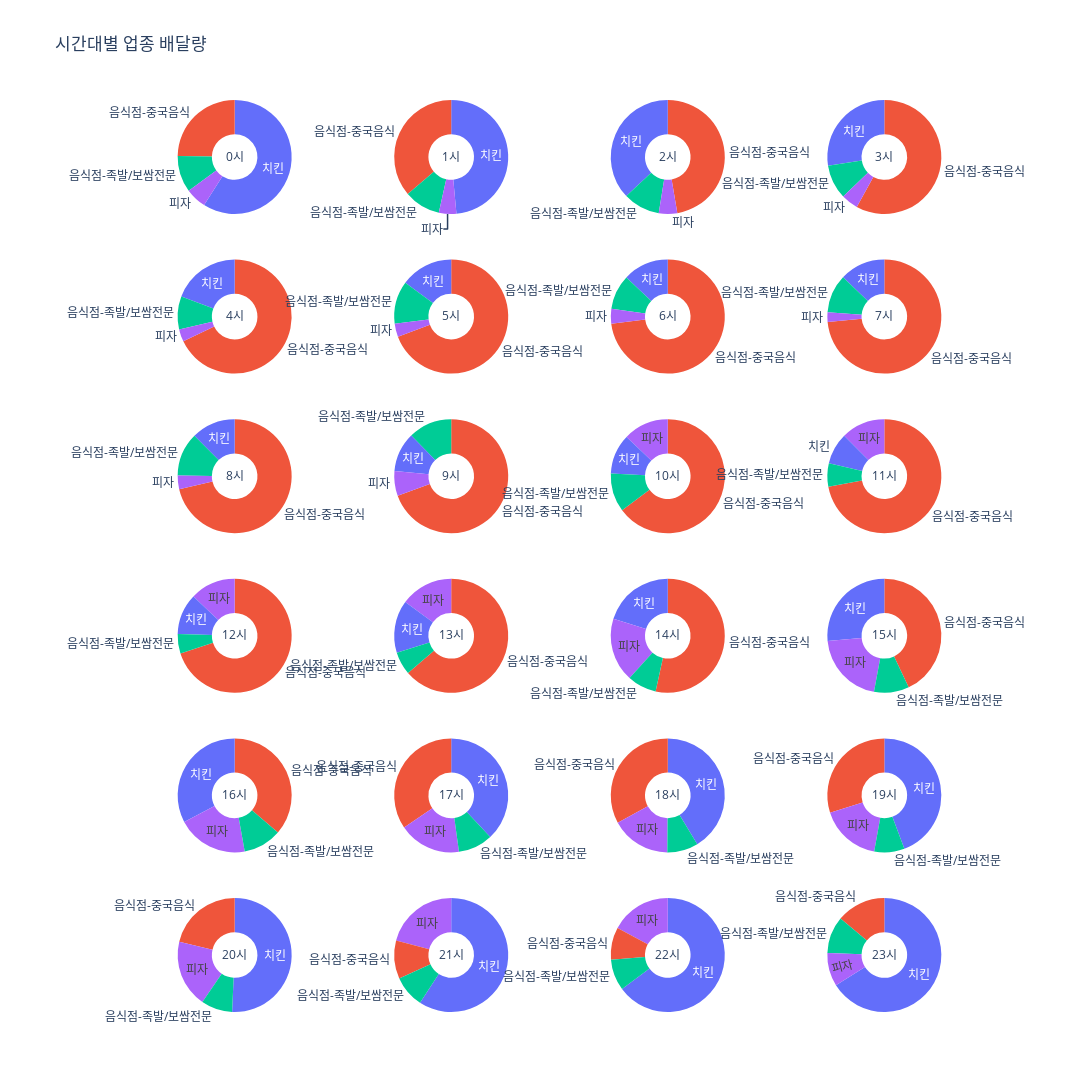

The code cell stored with this chart in its notebook:
### Code cell
fig = tls.make_subplots(
    rows=6, cols=4,
    specs=[[{"type": "pie"},{"type": "pie"},{"type": "pie"},{"type": "pie"}],
           [{"type": "pie"},{"type": "pie"},{"type": "pie"},{"type": "pie"}],
           [{"type": "pie"},{"type": "pie"},{"type": "pie"},{"type": "pie"}],
           [{"type": "pie"},{"type": "pie"},{"type": "pie"},{"type": "pie"}],
           [{"type": "pie"},{"type": "pie"},{"type": "pie"},{"type": "pie"}],
           [{"type": "pie"},{"type": "pie"},{"type": "pie"},{"type": "pie"}]]
)

v= d.groupby('시간대').size().reset_index(name="통화건수")
time = list(v['시간대'])


row = 1
col = 1
for i in time:
    pie_data = d[d['시간대'] == i]

    fig.append_trace(go.Pie(name=i, title=str(i)+"시", textinfo="label", labels=pie_data['업종'], values=pie_data['통화건수']), row=row, col=col)

    col += 1

    if( col % 5 == 0):
        col = 1
        row += 1
        
fig.update_traces(hole=.4, hoverinfo="percent")
fig.update_layout(
    title="시간대별 업종 배달량",
    autosize=False, 
    showlegend=False,
    width=1200,
    height=2000
)

### Figure 1 — Plotly figure (JSON) as saved in the notebook; plotly's stock layout.template omitted (floating-point values rounded to 4 significant figures)
{"data": [{"domain": {"x": [0, 0.2125], "y": [0.875, 1]}, "hole": 0.4, "hoverinfo": "percent", "labels": ["음식점-족발/보쌈전문", "음식점-중국음식", "치킨", "피자"], "name": "0", "textinfo": "label", "title": {"text": "0시"}, "type": "pie", "values": [3789, 9054, 21605, 2170]}, {"domain": {"x": [0.2625, 0.475], "y": [0.875, 1]}, "hole": 0.4, "hoverinfo": "percent", "labels": ["음식점-족발/보쌈전문", "음식점-중국음식", "치킨", "피자"], "name": "1", "textinfo": "label", "title": {"text": "1시"}, "type": "pie", "values": [2410, 8471, 11358, 1162]}, {"domain": {"x": [0.525, 0.7375], "y": [0.875, 1]}, "hole": 0.4, "hoverinfo": "percent", "labels": ["음식점-족발/보쌈전문", "음식점-중국음식", "치킨", "피자"], "name": "2", "textinfo": "label", "title": {"text": "2시"}, "type": "pie", "values": [1652, 7499, 5870, 830]}, {"domain": {"x": [0.7875, 1], "y": [0.875, 1]}, "hole": 0.4, "hoverinfo": "percent", "labels": ["음식점-족발/보쌈전문", "음식점-중국음식", "치킨", "피자"], "name": "3", "textinfo": "label", "title": {"text": "3시"}, "type": "pie", "values": [1072, 6416, 3037, 531]}, {"domain": {"x": [0, 0.2125], "y": [0.7, 0.825]}, "hole": 0.4, "hoverinfo": "percent", "labels": ["음식점-족발/보쌈전문", "음식점-중국음식", "치킨", "피자"], "name": "4", "textinfo": "label", "title": {"text": "4시"}, "type": "pie", "values": [775, 5640, 1603, 295]}, {"domain": {"x": [0.2625, 0.475], "y": [0.7, 0.825]}, "hole": 0.4, "hoverinfo": "percent", "labels": ["음식점-족발/보쌈전문", "음식점-중국음식", "치킨", "피자"], "name": "5", "textinfo": "label", "title": {"text": "5시"}, "type": "pie", "values": [796, 4550, 980, 245]}, {"domain": {"x": [0.525, 0.7375], "y": [0.7, 0.825]}, "hole": 0.4, "hoverinfo": "percent", "labels": ["음식점-족발/보쌈전문", "음식점-중국음식", "치킨", "피자"], "name": "6", "textinfo": "label", "title": {"text": "6시"}, "type": "pie", "values": [558, 4142, 735, 240]}, {"domain": {"x": [0.7875, 1], "y": [0.7, 0.825]}, "hole": 0.4, "hoverinfo": "percent", "labels": ["음식점-족발/보쌈전문", "음식점-중국음식", "치킨", "피자"], "name": "7", "textinfo": "label", "title": {"text": "7시"}, "type": "pie", "values": [715, 4838, 850, 180]}, {"domain": {"x": [0, 0.2125], "y": [0.525, 0.65]}, "hole": 0.4, "hoverinfo": "percent", "labels": ["음식점-족발/보쌈전문", "음식점-중국음식", "치킨", "피자"], "name": "8", "textinfo": "label", "title": {"text": "8시"}, "type": "pie", "values": [1214, 7031, 1231, 380]}, {"domain": {"x": [0.2625, 0.475], "y": [0.525, 0.65]}, "hole": 0.4, "hoverinfo": "percent", "labels": ["음식점-족발/보쌈전문", "음식점-중국음식", "치킨", "피자"], "name": "9", "textinfo": "label", "title": {"text": "9시"}, "type": "pie", "values": [2915, 16346, 2633, 1645]}, {"domain": {"x": [0.525, 0.7375], "y": [0.525, 0.65]}, "hole": 0.4, "hoverinfo": "percent", "labels": ["음식점-족발/보쌈전문", "음식점-중국음식", "치킨", "피자"], "name": "10", "textinfo": "label", "title": {"text": "10시"}, "type": "pie", "values": [7294, 43201, 7585, 8589]}, {"domain": {"x": [0.7875, 1], "y": [0.525, 0.65]}, "hole": 0.4, "hoverinfo": "percent", "labels": ["음식점-족발/보쌈전문", "음식점-중국음식", "치킨", "피자"], "name": "11", "textinfo": "label", "title": {"text": "11시"}, "type": "pie", "values": [12652, 137366, 16956, 23727]}, {"domain": {"x": [0, 0.2125], "y": [0.35, 0.475]}, "hole": 0.4, "hoverinfo": "percent", "labels": ["음식점-족발/보쌈전문", "음식점-중국음식", "치킨", "피자"], "name": "12", "textinfo": "label", "title": {"text": "12시"}, "type": "pie", "values": [12525, 159498, 26471, 29341]}, {"domain": {"x": [0.2625, 0.475], "y": [0.35, 0.475]}, "hole": 0.4, "hoverinfo": "percent", "labels": ["음식점-족발/보쌈전문", "음식점-중국음식", "치킨", "피자"], "name": "13", "textinfo": "label", "title": {"text": "13시"}, "type": "pie", "values": [11642, 114199, 26664, 26766]}, {"domain": {"x": [0.525, 0.7375], "y": [0.35, 0.475]}, "hole": 0.4, "hoverinfo": "percent", "labels": ["음식점-족발/보쌈전문", "음식점-중국음식", "치킨", "피자"], "name": "14", "textinfo": "label", "title": {"text": "14시"}, "type": "pie", "values": [11371, 73482, 27736, 24926]}, {"domain": {"x": [0.7875, 1], "y": [0.35, 0.475]}, "hole": 0.4, "hoverinfo": "percent", "labels": ["음식점-족발/보쌈전문", "음식점-중국음식", "치킨", "피자"], "name": "15", "textinfo": "label", "title": {"text": "15시"}, "type": "pie", "values": [12836, 55612, 34238, 26681]}, {"domain": {"x": [0, 0.2125], "y": [0.175, 0.3]}, "hole": 0.4, "hoverinfo": "percent", "labels": ["음식점-족발/보쌈전문", "음식점-중국음식", "치킨", "피자"], "name": "16", "textinfo": "label", "title": {"text": "16시"}, "type": "pie", "values": [17420, 58148, 52385, 32268]}, {"domain": {"x": [0.2625, 0.475], "y": [0.175, 0.3]}, "hole": 0.4, "hoverinfo": "percent", "labels": ["음식점-족발/보쌈전문", "음식점-중국음식", "치킨", "피자"], "name": "17", "textinfo": "label", "title": {"text": "17시"}, "type": "pie", "values": [24561, 86328, 95094, 44218]}, {"domain": {"x": [0.525, 0.7375], "y": [0.175, 0.3]}, "hole": 0.4, "hoverinfo": "percent", "labels": ["음식점-족발/보쌈전문", "음식점-중국음식", "치킨", "피자"], "name": "18", "textinfo": "label", "title": {"text": "18시"}, "type": "pie", "values": [30991, 116342, 145929, 59663]}, {"domain": {"x": [0.7875, 1], "y": [0.175, 0.3]}, "hole": 0.4, "hoverinfo": "percent", "labels": ["음식점-족발/보쌈전문", "음식점-중국음식", "치킨", "피자"], "name": "19", "textinfo": "label", "title": {"text": "19시"}, "type": "pie", "values": [28240, 98778, 146077, 56709]}, {"domain": {"x": [0, 0.2125], "y": [0, 0.125]}, "hole": 0.4, "hoverinfo": "percent", "labels": ["음식점-족발/보쌈전문", "음식점-중국음식", "치킨", "피자"], "name": "20", "textinfo": "label", "title": {"text": "20시"}, "type": "pie", "values": [20686, 49628, 118330, 44705]}, {"domain": {"x": [0.2625, 0.475], "y": [0, 0.125]}, "hole": 0.4, "hoverinfo": "percent", "labels": ["음식점-족발/보쌈전문", "음식점-중국음식", "치킨", "피자"], "name": "21", "textinfo": "label", "title": {"text": "21시"}, "type": "pie", "values": [15629, 18660, 102228, 36124]}, {"domain": {"x": [0.525, 0.7375], "y": [0, 0.125]}, "hole": 0.4, "hoverinfo": "percent", "labels": ["음식점-족발/보쌈전문", "음식점-중국음식", "치킨", "피자"], "name": "22", "textinfo": "label", "title": {"text": "22시"}, "type": "pie", "values": [11567, 11965, 84819, 22477]}, {"domain": {"x": [0.7875, 1], "y": [0, 0.125]}, "hole": 0.4, "hoverinfo": "percent", "labels": ["음식점-족발/보쌈전문", "음식점-중국음식", "치킨", "피자"], "name": "23", "textinfo": "label", "title": {"text": "23시"}, "type": "pie", "values": [7468, 9967, 47173, 6723]}], "layout": {"autosize": false, "height": 2000, "showlegend": false, "title": {"text": "시간대별 업종 배달량"}, "width": 1200}}
